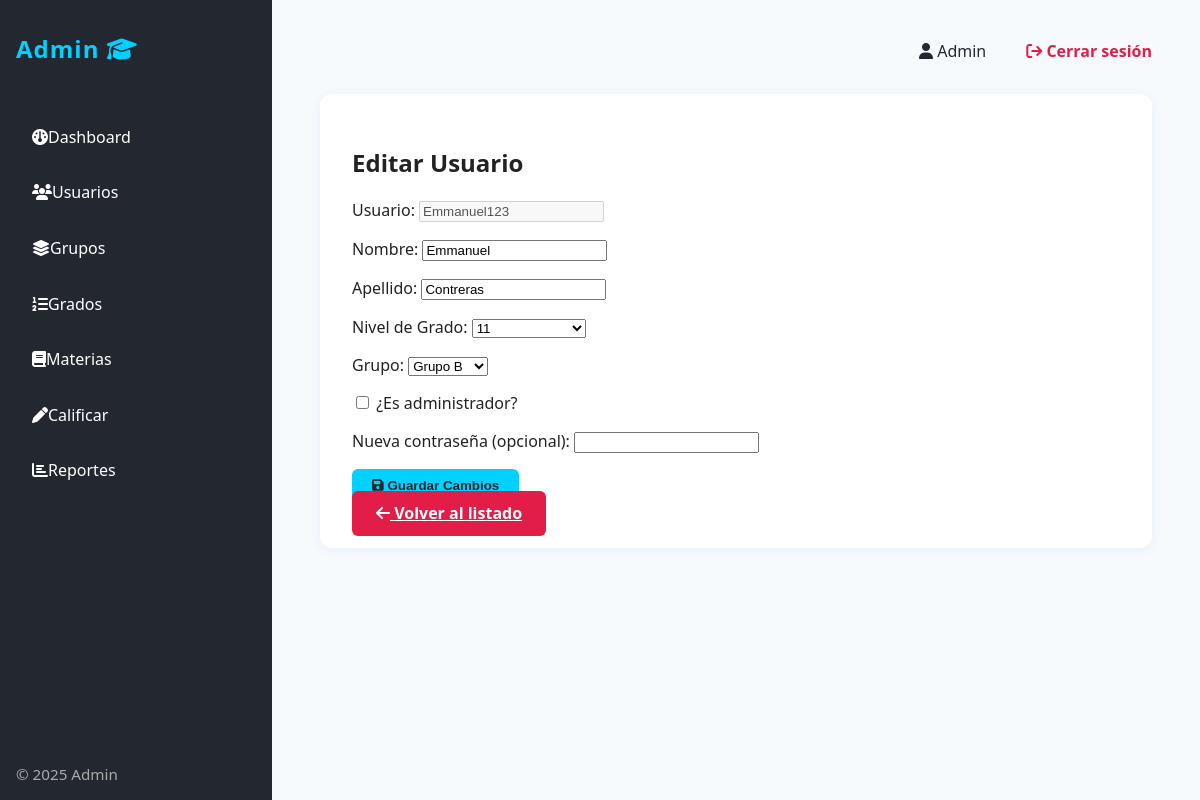
The app's page /admin/users/edit/3 (signed in) with its own data.
### models.py (models this page shows)
class User(db.Model):
    id = db.Column(db.Integer, primary_key=True)
    username = db.Column(db.String(50), unique=True, nullable=False)
    password_hash = db.Column(db.String(128), nullable=False)
    first_name = db.Column(db.String(50), nullable=False)
    last_name = db.Column(db.String(50), nullable=False)
    is_admin = db.Column(db.Boolean, default=False)
    grade_level_id = db.Column(db.Integer, db.ForeignKey('grade_level.id'), nullable=True)
    group_id = db.Column(db.Integer, db.ForeignKey('group.id'), nullable=True)
    last_activity_at = db.Column(db.DateTime)
    created_at = db.Column(db.DateTime, default=datetime.utcnow)
    tasks = relationship('Task', backref='user', cascade="all, delete-orphan")
    class_schedules = relationship('ClassSchedule', backref='user', cascade="all, delete-orphan")
    student_subjects = db.relationship('StudentSubject', backref='user', lazy='dynamic')
    grades = db.relationship('Grade', backref='user', lazy='dynamic')
    attendances = db.relationship('Attendance', backref='user', lazy='dynamic')
    behaviors = db.relationship('Behavior', backref='user', lazy='dynamic')

class GradeLevel(db.Model):
    id = db.Column(db.Integer, primary_key=True)
    name = db.Column(db.String(50), unique=True, nullable=False)
    description = db.Column(db.Text)
    created_at = db.Column(db.DateTime, default=datetime.utcnow)
    users = relationship('User', backref='grade_level', cascade="all, delete-orphan")

class Group(db.Model):
    id = db.Column(db.Integer, primary_key=True)
    name = db.Column(db.String(50), unique=True, nullable=False)
    description = db.Column(db.Text)
    created_at = db.Column(db.DateTime, default=datetime.utcnow)
    users = relationship('User', backref='group', cascade="all, delete-orphan")

### app.py (the view)
    def wrapped_view(*args, **kwargs):
        if g.user is None or not g.user.is_admin:
            flash("Acceso solo para administradores.", "danger")
            return redirect(url_for("login"))
        return view(*args, **kwargs)

### app.py (called while the page is built, shortened)
@app.before_request
def load_logged_in_user():
    user_id = session.get('user_id')
    if user_id is None:
        g.user = None
    else:
        g.user = User.query.get(user_id)
        if g.user:
            g.user.last_activity_at = datetime.utcnow()
            db.session.commit()

@app.context_processor
def inject_globals():
    now_aware = datetime.now(timezone.utc)
    return dict(current_user=g.user, current_year=now_aware.year, now=lambda: now_aware)

def admin_required(view):
    def wrapped_view(*args, **kwargs):
        if g.user is None or not g.user.is_admin:
            flash("Acceso solo para administradores.", "danger")
            return redirect(url_for("login"))
        return view(*args, **kwargs)
    wrapped_view.__name__ = view.__name__
    return wrapped_view

@app.route("/admin/users/edit/<int:user_id>", methods=["GET", "POST"])
@admin_required
def admin_edit_user(user_id):
    user = User.query.get_or_404(user_id)
    grade_levels = GradeLevel.query.all()
    groups = Group.query.all()
    return render_template("admin_edit_user.html", user=user, grade_levels=grade_levels, groups=groups)

### templates/admin_edit_user.html (shortened to what this page needs)
{% extends 'base.html' %}
{% block content_admin %}
<div class="admin-card">
    <h2>Editar Usuario</h2>
    <form method="post">
        <div style="margin-bottom:1em;">
            <label>Usuario:</label>
            <input type="text" value="{{ user.username }}" disabled>
        </div>
        <div style="margin-bottom:1em;">
            <label>Nombre:</label>
            <input type="text" name="first_name" value="{{ user.first_name }}" required>
        </div>
        <div style="margin-bottom:1em;">
            <label>Apellido:</label>
            <input type="text" name="last_name" value="{{ user.last_name }}" required>
        </div>
        <div style="margin-bottom:1em;">
            <label>Nivel de Grado:</label>
            <select name="grade_level" required>
                {% for grade in grade_levels %}
                    <option value="{{ grade.id }}" {% if user.grade_level_id == grade.id %}selected{% endif %}>{{ grade.name }}</option>
                {% endfor %}
            </select>
        </div>
        <div style="margin-bottom:1em;">
            <label>Grupo:</label>
            <select name="group">
                {% for group in groups %}
                    <option value="{{ group.id }}" {% if user.group_id == group.id %}selected{% endif %}>{{ group.name }}</option>
                {% endfor %}
            </select>
        </div>
        <div style="margin-bottom:1em;">
            <label><input type="checkbox" name="is_admin" {% if user.is_admin %}checked{% endif %}> ¿Es administrador?</label>
        </div>
        <div style="margin-bottom:1em;">
            <label>Nueva contraseña (opcional):</label>
            <input type="password" name="password">
        </div>
        <button type="submit" class="admin-btn"><i class="fa-solid fa-floppy-disk"></i> Guardar Cambios</button>
    </form>
    <a href="{{ url_for('admin_users') }}" class="admin-btn admin-btn-danger" style="margin-top:1em;"><i class="fa-solid fa-arrow-left"></i> Volver al listado</a>
</div>
{% endblock %}

### templates/base.html (shortened to what this page needs)
{% if current_user and current_user.is_admin %}
<!DOCTYPE html>
<html>
<head>
    <link rel="stylesheet" type="text/css" href="{{ url_for('static', filename='admin.css')}}" />
    <link rel="stylesheet" href="https://cdnjs.cloudflare.com/ajax/libs/font-awesome/6.4.0/css/all.min.css"/>
</head>
<body>
    <div class="admin-layout">
        <nav class="admin-sidebar">
            <div class="logo">Admin <i class="fa-solid fa-graduation-cap"></i></div>
            <a href="{{ url_for('admin_dashboard') }}" class="{% if request.endpoint == 'admin_dashboard' %}active{% endif %}"><i class="fa-solid fa-gauge"></i> Dashboard</a>
            <a href="{{ url_for('admin_users') }}" class="{% if 'admin_users' in request.endpoint %}active{% endif %}"><i class="fa-solid fa-users"></i> Usuarios</a>
            <a href="{{ url_for('admin_groups') }}" class="{% if 'admin_groups' in request.endpoint %}active{% endif %}"><i class="fa-solid fa-layer-group"></i> Grupos</a>
            <a href="{{ url_for('admin_grade_levels') }}" class="{% if 'admin_grade_levels' in request.endpoint %}active{% endif %}"><i class="fa-solid fa-list-ol"></i> Grados</a>
            <a href="{{ url_for('admin_subjects') }}" class="{% if 'admin_subjects' in request.endpoint %}active{% endif %}"><i class="fa-solid fa-book"></i> Materias</a>
            <a href="{{ url_for('admin_grade_students') }}" class="{% if 'admin_grade_students' in request.endpoint %}active{% endif %}"><i class="fa-solid fa-pen"></i> Calificar</a>
            <a href="{{ url_for('admin_reports') }}" class="{% if 'admin_reports' in request.endpoint %}active{% endif %}"><i class="fa-solid fa-chart-bar"></i> Reportes</a>
            <div class="sidebar-footer">
                <span>&copy; {{ current_year }} Admin</span>
            </div>
        </nav>
        <main class="admin-main">
            <div class="admin-header">
                <span class="user"><i class="fa-solid fa-user"></i> {{ current_user.first_name }}</span>
                <a href="{{ url_for('logout') }}" class="logout"><i class="fa-solid fa-arrow-right-from-bracket"></i> Cerrar sesión</a>
            </div>
            {% block content_admin %}{% endblock %}
        </main>
    </div>
</body>
</html>
{% endif %}

### static/admin.css (style rules this page uses)
body { font-family: 'Segoe UI', Arial, sans-serif; background: #f6fafd; margin: 0; padding: 0; color: #222; }
.admin-layout { display: flex; min-height: 100vh; background: #f6fafd; }
.admin-sidebar { width: 240px; background: #23272f; color: #fff; display: flex; flex-direction: column; padding: 2em 1em 1em 1em; box-shadow: 2px 0 8px rgba(0,0,0,0.07); }
.admin-sidebar .logo { font-size: 1.5em; font-weight: bold; margin-bottom: 2em; color: #00d1ff; letter-spacing: 1px; }
.admin-sidebar a { color: #fff; text-decoration: none; padding: 0.8em 1em; border-radius: 6px; margin-bottom: 0.5em; font-weight: 500; display: flex; align-items: center; transition: background 0.2s; }
.admin-sidebar .sidebar-footer { margin-top: auto; font-size: 0.95em; color: #aaa; }
.admin-main { flex: 1; padding: 2.5em 3em; background: #f6fafd; }
.admin-header { display: flex; justify-content: flex-end; align-items: center; margin-bottom: 2em; }
.admin-header .user { font-weight: 500; margin-right: 1.5em; color: #23272f; }
.admin-header .logout { color: #e11d48; text-decoration: none; font-weight: bold; margin-left: 1em; }
.admin-card { background: #fff; border-radius: 12px; box-shadow: 0 2px 8px rgba(37,99,235,0.08); padding: 2em 2em 1.5em 2em; margin-bottom: 2em; }
.admin-btn { background: #00d1ff; color: #23272f; border: none; padding: 0.7em 1.5em; border-radius: 6px; font-weight: bold; cursor: pointer; margin-right: 0.5em; transition: background 0.2s; }
.admin-btn-danger { background: #e11d48; color: #fff; }

### records on screen
User: first_name "Admin"
User: username "Emmanuel123", first_name "Emmanuel", last_name "Contreras", grade_level "11", group "Grupo B"
